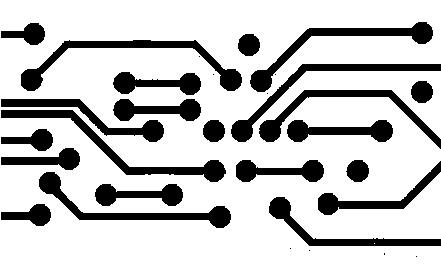
#> input picture png_files/2/points.png, 441 x 264 px
$ jupyter execute '第二部分：目标计数（完整版）.ipynb'
#> lines starting #> are read from the running program, lines starting #| are printed output that depends on the picture; after the words box and inside, x2 and y2 are one past the last pixel; in counts of white or black regions, pixels touching at a corner belong together
[cell 1]
import cv2
import numpy as np
import matplotlib.pyplot as plt

# 图像处理实验第二部分：目标计数

## 实验内容：实现自动计算目标个数

子环节一：对`points.png`中的端点数量进行计数

子环节二：对`clip.png`中的回形针数量进行计数

## 实验图片数据
+ 文件夹`./png_files/2`中的`points.png` & `clip.png`两张图片

## 一、对端点进行计数

使用`points.png`，实验步骤：

### 1. 读取并显示原图

[cell 2]
img = cv2.imread("./png_files/2/points.png", 0)
#> img is the input picture: shape (264, 441); min 0, max 255, mean 197.3

plt.figure()
plt.imshow(img, cmap='gray')
plt.show()

### 2. 将原图反色

[cell 3]
img = 255 - img
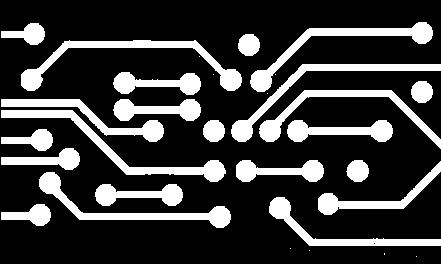
#> img: shape (264, 441); min 0, max 255, mean 57.7

plt.figure()
plt.imshow(img, cmap='gray')
plt.show()

### 3. 使用大津法对原图做二值化处理

[cell 4]
_,img = cv2.threshold(img, 127, 255, cv2.THRESH_OTSU)
#> img: shape (264, 441); 22.6% white; 30 white regions (8 under 20 px), largest, box (x1, y1, x2, y2) and area: (21, 40, 242, 91) 2253, (1, 110, 226, 182) 2152, (250, 22, 433, 92) 2032

plt.figure()
plt.imshow(img, cmap='gray')
plt.show()

### 4. 定义一个3×3的卷积核，对图像做一次开运算

[cell 5]
element = cv2.getStructuringElement(cv2.MORPH_RECT, (3, 3))
print('你定义的卷积核应该是这个样子：')
print(element)

img = cv2.morphologyEx(img, cv2.MORPH_OPEN, element)
#> img: shape (264, 441); 22.6% white; 22 white regions, largest, box (x1, y1, x2, y2) and area: (21, 40, 242, 91) 2250, (1, 110, 226, 182) 2150, (250, 22, 433, 92) 2032

plt.figure()
plt.imshow(img, cmap='gray')
plt.show()

### 5. 定义一个圆形的结构体（半径数值自己把握），使用cv2.circle()方法

#### cv2.circle()用法：

##### 输入参数：
1. img：待画图的图像变量（你打算在哪张图片上画个圆）
2. center：圆心坐标点，元组或者列表类型，例如：(10,10)
3. radius：圆的半径值
4. color：画出来的圆应该用什么颜色填充
5. thickness：设定为正数时，定义着圆边界的宽度；设定为负数时，画出来的圆会被完全填充

##### 函数返回：
+ 返回一个在img上画好圆的图像变量

[cell 6]
bg = np.zeros((31,31), dtype=np.uint8)

circle = cv2.circle(bg, (15,15), 10, 255, -1)
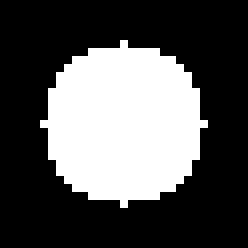
#> bg: shape (31, 31) (shown 8 times larger); 33% white; 1 white region, box (x1, y1, x2, y2) and area: (5, 5, 26, 26) 317

plt.figure()
plt.imshow(circle, cmap='gray')
plt.show()

### 6. 使用刚才定义好的圆形去腐蚀我们处理好的图片：img

[cell 7]
image_erosion = cv2.erode(img, circle)
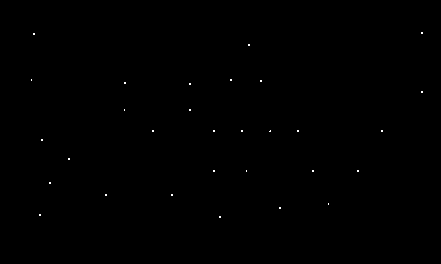
#> image_erosion: shape (264, 441); 0.1% white in thin lines or dots, all inside (x1, y1, x2, y2) = (31, 32, 423, 218)

plt.figure()
plt.imshow(image_erosion, cmap='gray')
plt.show()

### 7. 数数上图中有多少个连通域，使用cv2.findContours()方法

#### cv2.findContours()用法：

##### 输入参数：

+ 第一个参数是待寻找轮廓的图像
+ 第二个参数表示轮廓的检索模式，有四种：

    1. cv2.RETR_EXTERNAL：表示只检测外轮廓

    2. cv2.RETR_LIST：检测的轮廓不建立等级关系

    3. cv2.RETR_CCOMP：建立两个等级的轮廓，上面的一层为外边界，里面的一层为内孔的边界信息。如果内孔内还有一个连通物体，这个物体的边界也在顶层

    4. cv2.RETR_TREE：建立一个等级树结构的轮廓。

+ 第三个参数method为轮廓的近似办法

    1. cv2.CHAIN_APPROX_NONE：存储所有的轮廓点，相邻的两个点的像素位置差不超过1，即max（abs（x1-x2），abs（y2-y1））==1

    2. cv2.CHAIN_APPROX_SIMPLE：压缩水平方向，垂直方向，对角线方向的元素，只保留该方向的终点坐标，例如一个矩形轮廓只需4个点来保存轮廓信息

    3. cv2.CHAIN_APPROX_TC89_L1，CV_CHAIN_APPROX_TC89_KCOS：使用teh-Chinl chain 近似算法

##### 函数返回：

cv2.findContours()函数返回两个值，第一个是得到的轮廓，第二个是每条轮廓对应的属性

[cell 8]
contours, _ = cv2.findContours(image_erosion,cv2.RETR_EXTERNAL,cv2.CHAIN_APPROX_NONE)
#> contours = 30 contours, all with area under 20
print(len(contours))
#| 30

## 二、对回形针进行计数

使用`clip.png`，实验步骤：

### 1. 读取并显示灰度图片

[cell 9]
img = cv2.imread("./png_files/2/clip.png", 0)
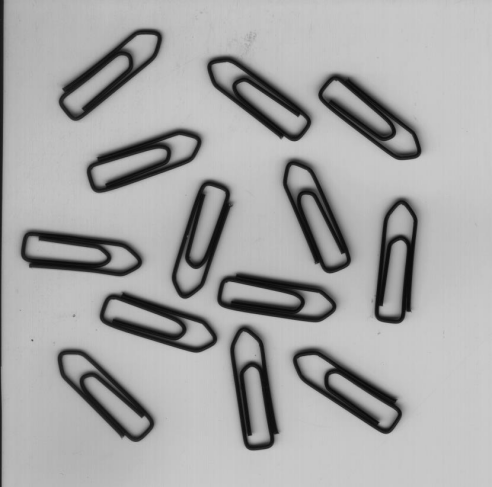
#> input picture png_files/2/clip.png, 492 x 487 px
#> img is the input picture: shape (487, 492); min 8, max 203, mean 166.5

plt.figure()
plt.imshow(img, cmap='gray')
plt.show()

### 2. 对图片进行反色操作

[cell 10]
img = 255 - img
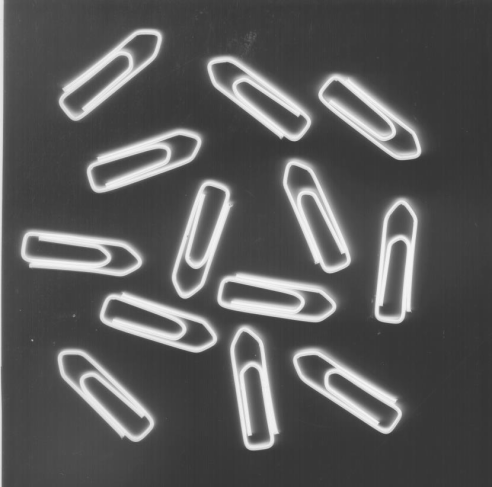
#> img: shape (487, 492); min 52, max 247, mean 88.5

plt.figure()
plt.imshow(img, cmap='gray')
plt.show()

### 3. 使用大津法对图像进行二值化操作

[cell 11]
_,img = cv2.threshold(img, 127, 255, cv2.THRESH_OTSU)
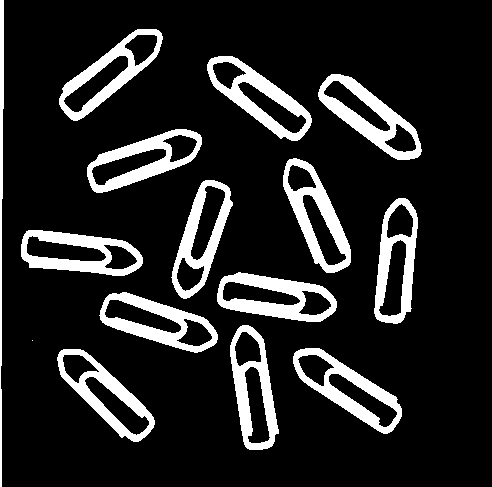
#> img: shape (487, 492); 14.3% white; 15 white regions (1 under 20 px), largest, box (x1, y1, x2, y2) and area: (318, 74, 422, 160) 2793, (217, 272, 337, 322) 2752, (207, 56, 312, 141) 2650

plt.figure()
plt.imshow(img, cmap='gray')
plt.show()

### 4. 定义一个3×3的卷积核，对图像做一次开运算

[cell 12]
 #定义结构元素
element = cv2.getStructuringElement(cv2.MORPH_RECT, (3, 3))
print('你定义的卷积核应该是这个样子：')
print(element)

#对图像进行开运算处理，消除一些杂点
img = cv2.morphologyEx(img, cv2.MORPH_OPEN, element)
#> img: shape (487, 492); 14.3% white; 15 white regions

plt.figure()
plt.imshow(img, cmap='gray')
plt.show()

### 5. 使用cv2.findContours()方法，检测有多少个连通域

#### cv2.findContours()用法：

##### 输入参数：

+ 第一个参数是待寻找轮廓的图像
+ 第二个参数表示轮廓的检索模式，有四种：

    1. cv2.RETR_EXTERNAL：表示只检测外轮廓

    2. cv2.RETR_LIST：检测的轮廓不建立等级关系

    3. cv2.RETR_CCOMP：建立两个等级的轮廓，上面的一层为外边界，里面的一层为内孔的边界信息。如果内孔内还有一个连通物体，这个物体的边界也在顶层

    4. cv2.RETR_TREE：建立一个等级树结构的轮廓。

+ 第三个参数method为轮廓的近似办法

    1. cv2.CHAIN_APPROX_NONE：存储所有的轮廓点，相邻的两个点的像素位置差不超过1，即max（abs（x1-x2），abs（y2-y1））==1

    2. cv2.CHAIN_APPROX_SIMPLE：压缩水平方向，垂直方向，对角线方向的元素，只保留该方向的终点坐标，例如一个矩形轮廓只需4个点来保存轮廓信息

    3. cv2.CHAIN_APPROX_TC89_L1，CV_CHAIN_APPROX_TC89_KCOS：使用teh-Chinl chain 近似算法

##### 函数返回：

cv2.findContours()函数返回两个值，第一个是得到的轮廓，第二个是每条轮廓对应的属性

[cell 13]
contours, _ = cv2.findContours(img, cv2.RETR_EXTERNAL, cv2.CHAIN_APPROX_NONE)
#> contours = 15 contours; largest, box (x1, y1, x2, y2) and area: (293, 348, 402, 434) 4198, (318, 74, 422, 160) 4120, (217, 272, 337, 322) 4116, (207, 56, 312, 141) 4108, (283, 158, 351, 273) 4062

bg = np.zeros(img.shape, dtype=np.uint8)

for contour in contours:
    bg = cv2.drawContours(bg, contour, -1, 255, 5)
#> this loop made 15 passes
#> pass 1, `bg = cv2.drawContours(bg, contour, -1, 255, 5)`:
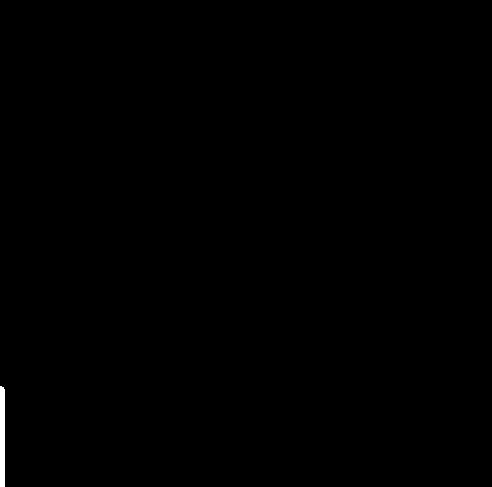
#> bg: shape (487, 492); 0.21% white; 1 white region, box (x1, y1, x2, y2) and area: (0, 386, 5, 487) 500
#> pass 2, `bg = cv2.drawContours(bg, contour, -1, 255, 5)`:
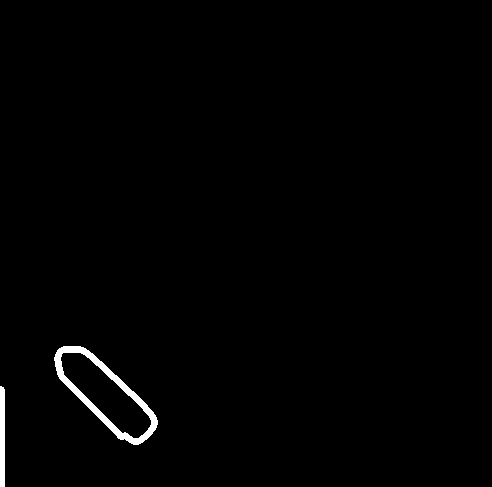
#> bg: shape (487, 492); 0.97% white; 2 white regions, box (x1, y1, x2, y2) and area: (54, 346, 158, 445) 1822, (0, 386, 5, 487) 500
#> pass 3, `bg = cv2.drawContours(bg, contour, -1, 255, 5)`:
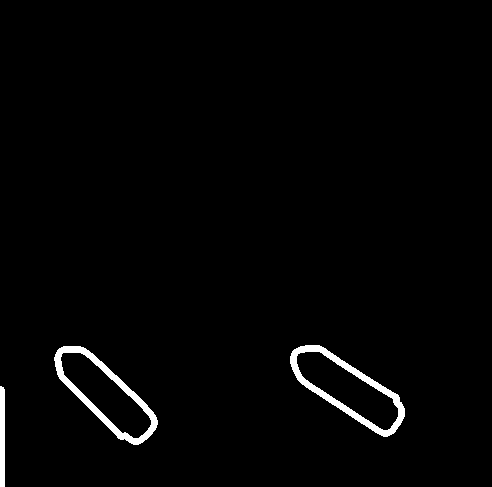
#> bg: shape (487, 492); 1.8% white; 3 white regions, box (x1, y1, x2, y2) and area: (290, 345, 405, 437) 1875, (54, 346, 158, 445) 1822, (0, 386, 5, 487) 500
#> after the loop:
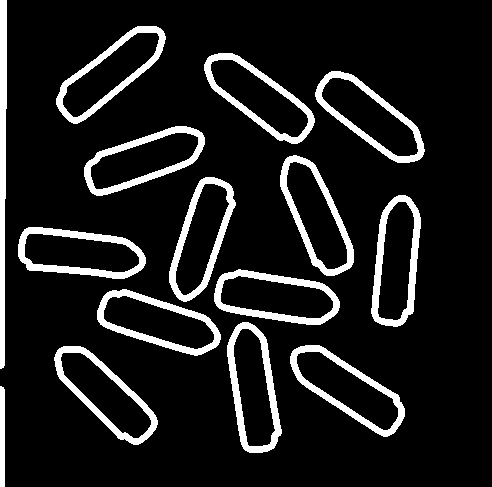
#> bg: shape (487, 492); 11.3% white; 15 white regions, largest, box (x1, y1, x2, y2) and area: (0, 0, 7, 369) 2148, (371, 195, 421, 327) 1989, (227, 322, 282, 453) 1975

print('共检测到{}个连通域'.format(len(contours)))
#| 共检测到15个连通域
plt.figure()
plt.title('Contour Detection Outcome')
plt.imshow(bg, cmap='gray')
plt.show()
print('在实验环节，你不需要把连通域检测结果（上图）画出来')

### 6. 去除不符合回形针形状的连通域，使用cv2.boundingRect()的方法

#### cv2.boundingRect()用法：

##### 功能：
+ 可以求出一个连通域的外接矩形的**左上角顶点、宽和高**

##### 函数输入：
+ 单个的连通域，可以理解为是你通过`cnt, _ = cv2.findContours()`得到的`cnt`变量中的一个元素

##### 函数的输出：
+ `x,y,w,h`
1. x：外接矩形的x轴坐标
2. y：外接矩形的y轴坐标
3. w：外接矩形的宽
4. h：外接矩形的高

[cell 14]
counts = 0
for c in contours:
    x,y,w,h = cv2.boundingRect(c)
    if h/w < 10:
        counts += 1
#> this loop made 15 passes
#> (x, y, w, h) on passes 1 to 12: (0, 389, 2, 98), (57, 349, 98, 93), (293, 348, 109, 86), (230, 325, 49, 125), (100, 292, 118, 61), (217, 272, 120, 50), (21, 230, 122, 46), (374, 198, 44, 126), (172, 180, 61, 119), (283, 158, 68, 115), (87, 129, 115, 64), (318, 74, 104, 86)
#> after the loop, counts = 13
print('图片中有{}个曲别针'.format(counts))
#| 图片中有13个曲别针
